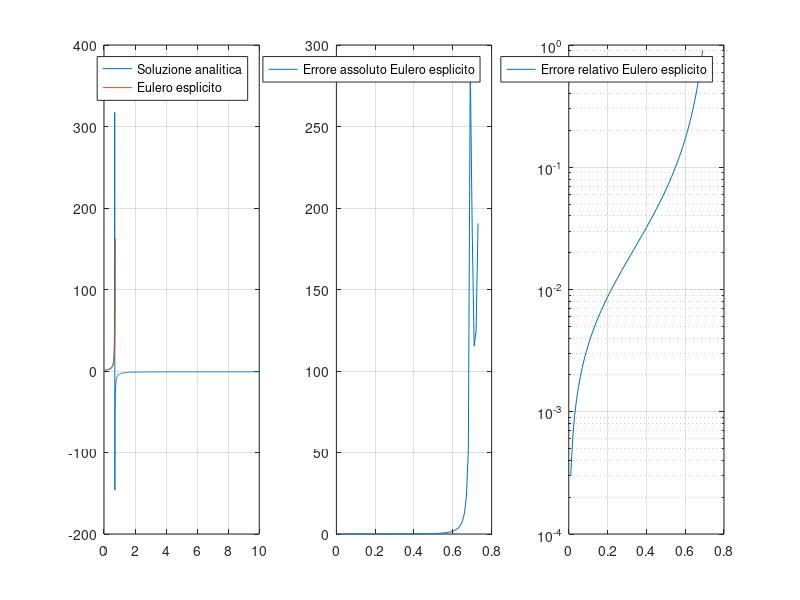
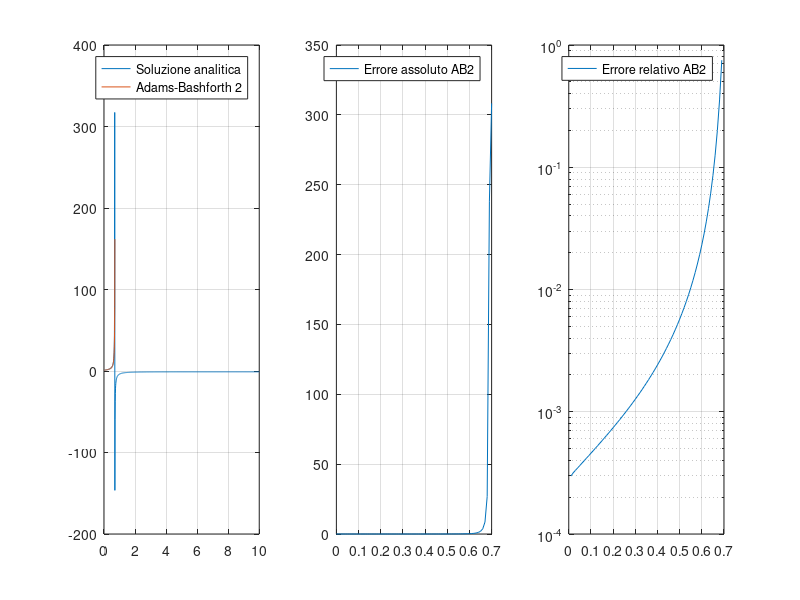
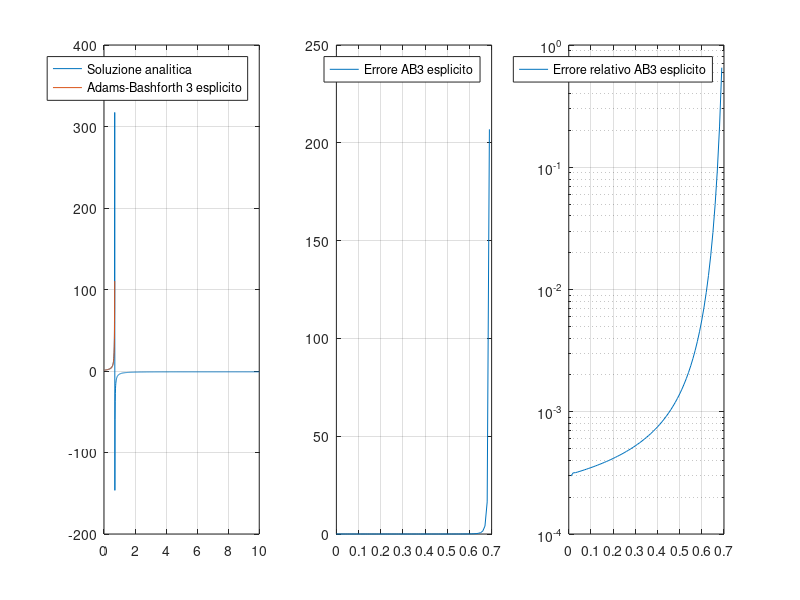
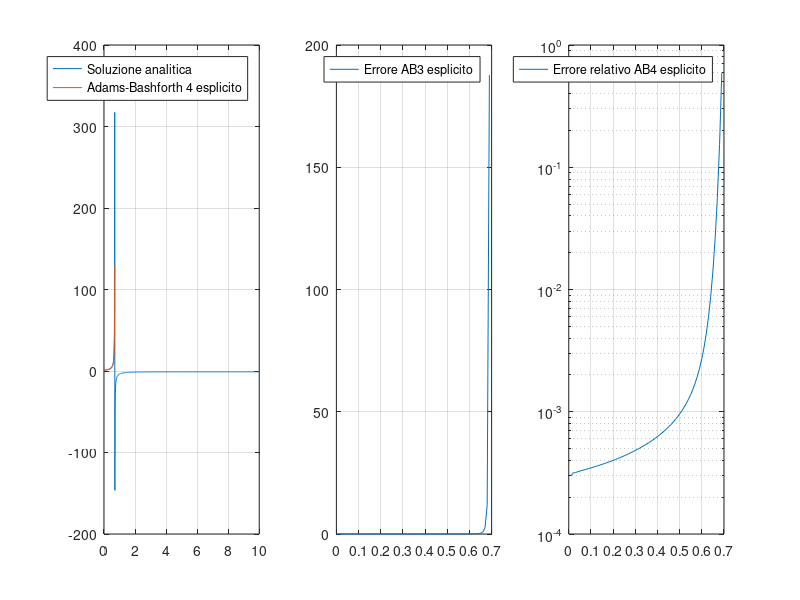

These charts were generated, in order, by the following MATLAB code:
%LAB GEONUMERICA: esercizio 1
clear;
clc

% Risoluzione del problema u_t=f=ucos(t)

h = 0.01;  % intervallo di integrazione
t = [0:h:10]; %vettore dei nodi su cui calcolare la soluzione temporale (dominio)
u0 = 1;   % condizione iniziale 
Nt = length(t);  % numero di elementi nel dominio temporale
t0 = 0;


% soluzione analitica
if u0 ~= 0
    u = (1)./((1+(1/u0))*exp(-(t-t0))-1);
else
    u = 0;
end 


% metodo di Eulero esplicito

vE(1) = u0;
i1 = 0;
for i = 2 : Nt 
    vE(i) = vE(i-1) + h * (vE(i-1)+vE(i-1)^2);
    if vE(i) > 100.
        i1 = i; 
        disp(i1);
        break
    end 
end


figure(1)
subplot(1,3,1)
plot (t,u,t(1:i1),vE)
grid on;
legend('Soluzione analitica' , 'Eulero esplicito')
subplot(1,3,2)
plot(t(1:i1),abs(u(1:i1)-vE))
grid on;
legend('Errore assoluto Eulero esplicito')
subplot(1,3,3)
semilogy(t(1:i1),abs(u(1:i1)-vE)./u(1:i1))
grid on;
legend('Errore relativo Eulero esplicito')


% metodo di Eulero implicito
% FARE 

% metodo di AB secondo ordine 
AB1(1) = u0;
AB1(2) = vE(2);
i2 = 0; 
for i = 3 : Nt 
    AB1(i) = AB1(i-1)+h*((3/2)*(AB1(i-1)+AB1(i-1)^2)-1/2*(AB1(i-2)+AB1(i-2)^2));
    if AB1(i) > 100
        i2 = i;
        break 
    end 
end

figure(2)
subplot(1,3,1)
plot (t,u,t(1:i2),AB1)
grid on;
legend('Soluzione analitica' , 'Adams-Bashforth 2')
subplot(1,3,2)
plot(t(1:i2),abs(u(1:i2)-AB1(1:i2)))
grid on;
legend('Errore assoluto AB2')
subplot(1,3,3)
semilogy(t(1:i2),abs(u(1:i2)-AB1(1:i2))./u(1:i2))
grid on;
legend('Errore relativo AB2')



% metodo AB di terzo ordine
AB2(1) = u0;
AB2(2) = AB1(2);
AB2(3) = AB1(3);
i3 = 0;
for i = 4 : Nt
    AB2(i) = AB2(i-1) + h*((23/12)*(AB2(i-1)+AB2(i-1)^2)-(4/3)*(AB2(i-2)+AB2(i-2)^2)+(5/12)*(AB2(i-3)+AB2(i-3)^2));
    if AB2(i) > 100
        i3 = i;
        break 
    end 
end

% Plot della soluzione numerica e della soluzione analitica
figure(3)
subplot(1,3,1)
plot (t,u,t(1:i3),AB2)
grid on;
legend('Soluzione analitica' , 'Adams-Bashforth 3 esplicito')
subplot(1,3,2)
plot(t(1:i3),abs(u(1:i3)-AB2(1:i3)))
grid on;
legend('Errore AB3 esplicito')
subplot(1,3,3)
semilogy(t(1:i3),abs(u(1:i3)-AB2(1:i3))./u(1:i3))
grid on;
legend('Errore relativo AB3 esplicito')

% Metodo AB quarto ordine
AB3(1) = u0; 
AB3(2:4) = AB2(2:4);
i4 = 0;

for i = 5 : Nt
    AB3(i) = AB3(i-1) + h*((55/24)*(AB3(i-1)+AB3(i-1)^2)-(59/24)*(AB3(i-2)+AB3(i-2)^2)+(37/24)*(AB3(i-3)+AB3(i-3)^2)-(9/24)*(AB3(i-4)+AB3(i-4)^2));
    if AB3(i) > 100
       i4 = i;
       break 
    end 
end

% Plot della soluzione numerica e della soluzione analitica
figure(4)
subplot(1,3,1)
plot (t,u,t(1:i4),AB3)
grid on;
legend('Soluzione analitica' , 'Adams-Bashforth 4 esplicito')
subplot(1,3,2)
plot(t(1:i4),abs(u(1:i4)-AB3(1:i4)))
grid on;
legend('Errore AB3 esplicito')
subplot(1,3,3)
semilogy(t(1:i4),abs(u(1:i4)-AB3(1:i4))./u(1:i4))
grid on;
legend('Errore relativo AB4 esplicito')












